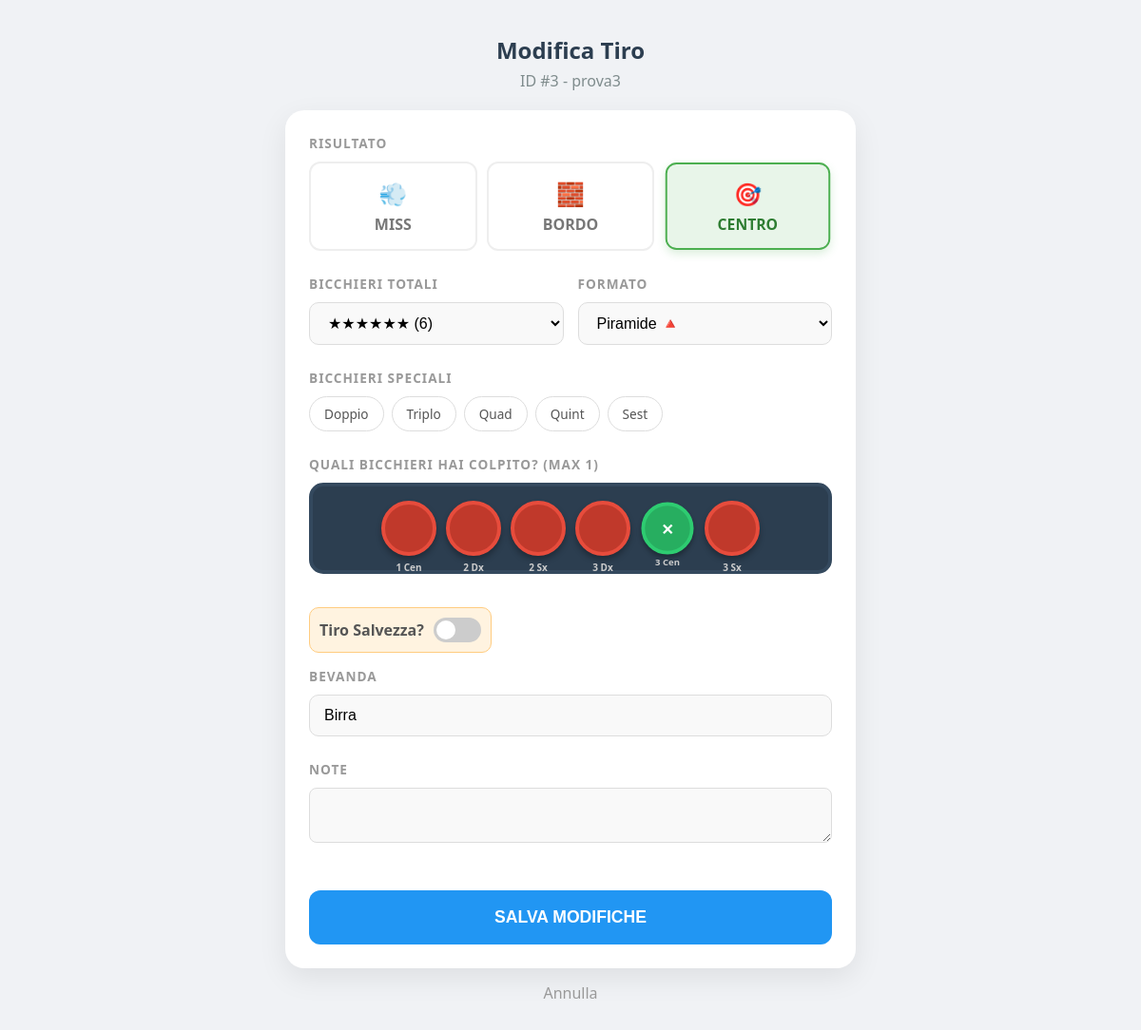
/edit/prova3/3, run on the app's committed database.
### app/models.py (models this page shows, shortened)
class PlayerRecord(db.Model):
    __tablename__ = 'records'
    id = db.Column(db.Integer, primary_key=True)
    match_id = db.Column(db.Integer, db.ForeignKey('active_matches.id'), nullable=True)
    player_id = db.Column(db.Integer, db.ForeignKey('players.id'), nullable=False)
    teammate_id = db.Column(db.Integer, nullable=True) # ID del compagno
    opponent1_id = db.Column(db.Integer, nullable=True) # ID avversario 1
    opponent2_id = db.Column(db.Integer, nullable=True) # ID avversario 2
    shot_number = db.Column(db.Integer, default=1)
    miss = db.Column(db.String(10), default="No")
    bordo = db.Column(db.String(10), default="No")
    centro = db.Column(db.String(10), default="No")
    bicchiere_colpito = db.Column(db.String(255))
    cups_own = db.Column(db.Integer, default=0)
    cups_opp = db.Column(db.Integer, default=0)
    timestamp = db.Column(db.DateTime, default=datetime.now)
    match_date = db.Column(db.String(20)) # Es: "2023-10-25"
    match_hour = db.Column(db.Integer)    # Es: 22 (solo l'ora, senza minuti)
    is_overtime = db.Column(db.Boolean, default=False) # Era redemption/overtime?
    match_result = db.Column(db.String(10), nullable=True) # "Win" o "Loss" (aggiornato a fine partita)
    note = db.Column(db.Text)
    tiro_salvezza = db.Column(db.String(10), default="No")
    bicchieri_multipli = db.Column(db.String(20), nullable=True)
    formato = db.Column(db.String(20))
    postazione = db.Column(db.String(20))
    bevanda = db.Column(db.String(50))
    @property
    def ora(self):
        return self.timestamp.strftime("%H:%M")

### app/main/modifiche_manuali.py (the view, shortened to what this page needs)
@bp.route('/edit/<player_name>/<int:id>', methods=['GET', 'POST'])
def edit_record(player_name, id):
    record = PlayerRecord.query.get_or_404(id)
    return render_template('edit_record.html', record=record, player_name=player_name)

### app/templates/edit_record.html (shortened to what this page needs)
<!DOCTYPE html>
<html lang="it">
<head>
</head>
<body>
<div class="container">
    <h1>Modifica Tiro</h1>
    <div class="subtitle">ID #{{ record.id }} - {{ player_name }}</div>
    <form method="POST">
        <div class="form-group">
            <div class="section-title">Risultato</div>
            <div class="result-options">
                <label for="opt_miss" class="result-label"><span class="result-icon">💨</span>MISS</label>
                <label for="opt_bordo" class="result-label"><span class="result-icon">🧱</span>BORDO</label>
                <label for="opt_centro" class="result-label"><span class="result-icon">🎯</span>CENTRO</label>
            </div>
        </div>
        <div class="form-group" style="display: flex; gap: 15px;">
            <div style="flex: 1;">
                <div class="section-title">Bicchieri Totali</div>
                <select name="numero_bicchieri" required>
                    <option value="6" {% if record.numero_bicchieri == '6' %}selected{% endif %}>★★★★★★ (6)</option>
                </select>
            </div>
            <div style="flex: 1;">
                <div class="section-title">Formato</div>
                <select id="formato" name="formato" onchange="updateBicchiereColpitoOptions()" required>
                    <option value="Piramide" {% if record.formato == 'Piramide' %}selected{% endif %}>Piramide 🔺</option>
                </select>
            </div>
        </div>
        <div id="dynamic-hit-section" style="display: none;">
            <div class="form-group">
                <div class="section-title">Bicchieri Speciali</div>
                <div class="multi-group">
                    <label for="multi_doppio" class="multi-label">Doppio</label>
                    <label for="multi_triplo" class="multi-label">Triplo</label>
                    <label for="multi_quadruplo" class="multi-label">Quad</label>
                    <label for="multi_quintuplo" class="multi-label">Quint</label>
                    <label for="multi_sestuplo" class="multi-label">Sest</label>
                </div>
            </div>
            <div class="form-group">
                <div class="section-title">QUALI BICCHIERI HAI COLPITO? (<span id="max-selection-label">Max 1</span>)</div>
                <div id="bicchiere_colpito_container" class="cups-grid"></div>
            </div>
        </div>
        <div class="save-throw-wrapper">
            <span style="font-weight:bold; color:#555;">Tiro Salvezza?</span>
            <label class="switch">
                <span class="slider"></span>
            </label>
        </div>
        <div class="form-group" style="margin-top: 15px;">
            <div class="section-title">Bevanda</div>
            <input type="text" name="bevanda" value="{{ record.bevanda }}">
        </div>
        <div class="form-group full-width" style="margin-top:15px;">
            <div class="section-title">Note</div>
            <textarea name="note" style="width:100%; border:1px solid #ddd; border-radius:8px; padding:10px;">{{ record.note }}</textarea>
        </div>
        <button type="submit" class="btn-submit">SALVA MODIFICHE</button>
    </form>
    <a href="{{ url_for('main.index', player_name=player_name) }}" class="btn-cancel">Annulla</a>
</div>
</body>
</html>

### app/templates/edit_record.html (style rules this page uses)
body { font-family: 'Segoe UI', Tahoma, Geneva, Verdana, sans-serif; background: #f0f2f5; margin: 0; padding: 20px; color: #333; }
.container { max-width: 600px; margin: 0 auto; padding-bottom: 80px; }
h1 { text-align: center; color: #2c3e50; font-size: 1.5em; margin-bottom: 5px; }
.subtitle { text-align: center; color: #7f8c8d; margin-bottom: 20px; }
form { background: white; border-radius: 20px; padding: 25px; box-shadow: 0 10px 30px rgba(0,0,0,0.08); }
.section-title { font-size: 0.85em; text-transform: uppercase; color: #999; margin-bottom: 10px; font-weight: bold; letter-spacing: 1px; }
.form-group { margin-bottom: 25px; }
.result-options { display: flex; gap: 10px; }
.result-label { flex: 1; text-align: center; padding: 15px 5px; border-radius: 12px; border: 2px solid #eee; cursor: pointer; transition: all 0.2s; font-weight: bold; color: #777; display: flex; flex-direction: column; align-items: center; }
.result-icon { font-size: 1.5em; margin-bottom: 5px; }
#opt_centro:checked + label { background: #e8f5e9; border-color: #4caf50; color: #2e7d32; transform: scale(0.98); box-shadow: 0 4px 10px rgba(76, 175, 80, 0.2); }
select, input[type="text"], textarea { width: 100%; padding: 12px 15px; border-radius: 10px; border: 1px solid #ddd; background: #f9f9f9; font-size: 16px; box-sizing: border-box; }
.multi-group { display: flex; flex-wrap: wrap; gap: 8px; }
.multi-label { background: #fff; border: 1px solid #ddd; padding: 8px 15px; border-radius: 20px; font-size: 0.85em; cursor: pointer; color: #555; transition: all 0.2s; }
.cups-grid { display: flex; flex-wrap: wrap; justify-content: center; gap: 10px; padding: 15px; background: #2c3e50; border-radius: 15px; border: 4px solid #34495e; }
.switch { position: relative; display: inline-block; width: 50px; height: 26px; vertical-align: middle; margin-left: 10px; }
.slider { position: absolute; cursor: pointer; top: 0; left: 0; right: 0; bottom: 0; background-color: #ccc; transition: .4s; border-radius: 34px; }
.slider:before { position: absolute; content: ""; height: 20px; width: 20px; left: 3px; bottom: 3px; background-color: white; transition: .4s; border-radius: 50%; }
.save-throw-wrapper { background: #fff3e0; padding: 10px; border-radius: 10px; border: 1px solid #ffcc80; display: inline-flex; align-items: center; margin-top: 10px; }
.btn-submit { width: 100%; padding: 18px; background: #2196F3; color: white; border: none; border-radius: 12px; font-size: 1.1em; font-weight: bold; cursor: pointer; margin-top: 20px; }
.btn-cancel { display: block; text-align: center; margin-top: 15px; color: #999; text-decoration: none; }

### data on the page
PlayerRecord: id "3", formato "Piramide 🔺", bevanda "Birra"

### other printed values
{{ player_name }} "prova3"
